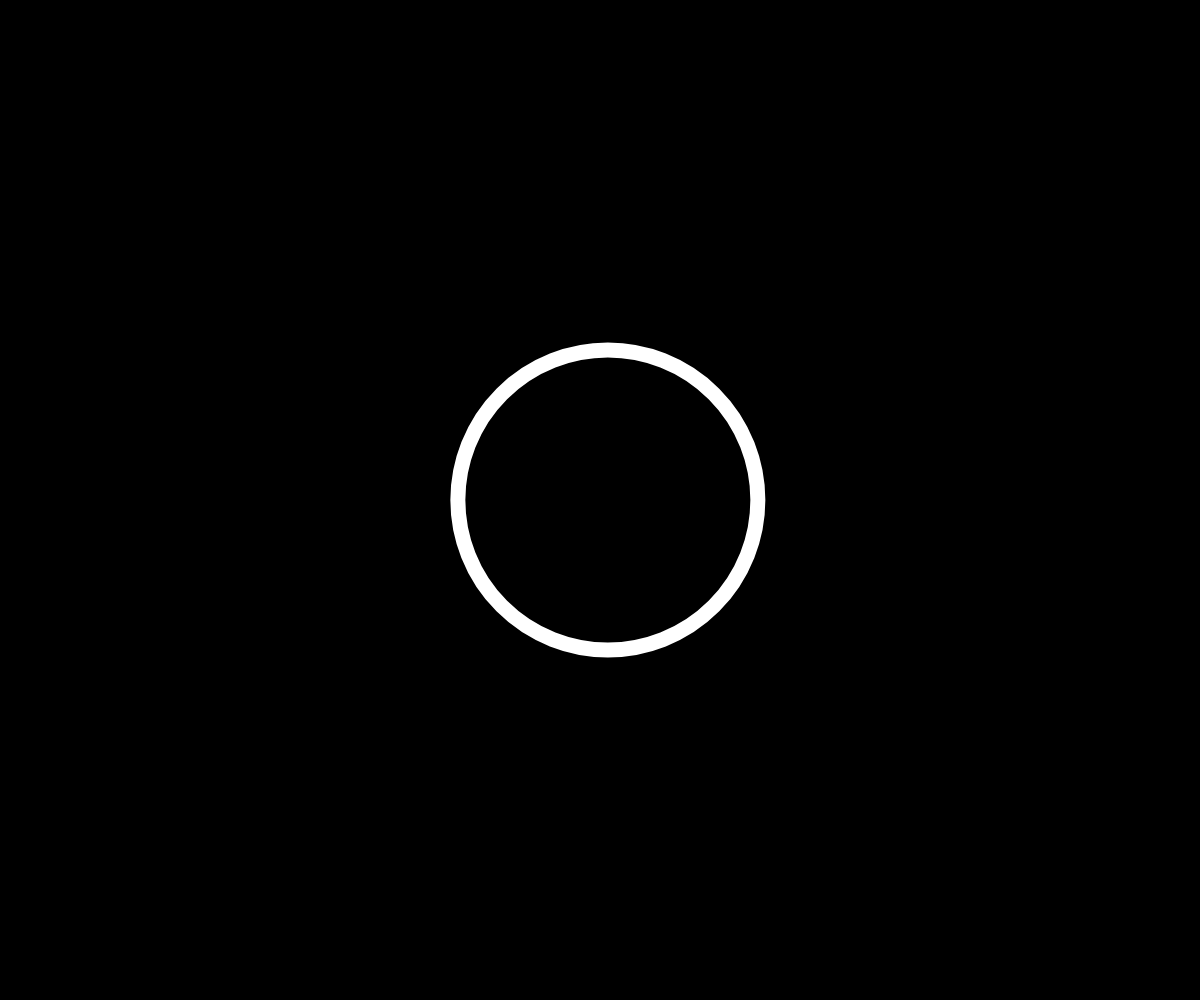
Frame 1 (no input)
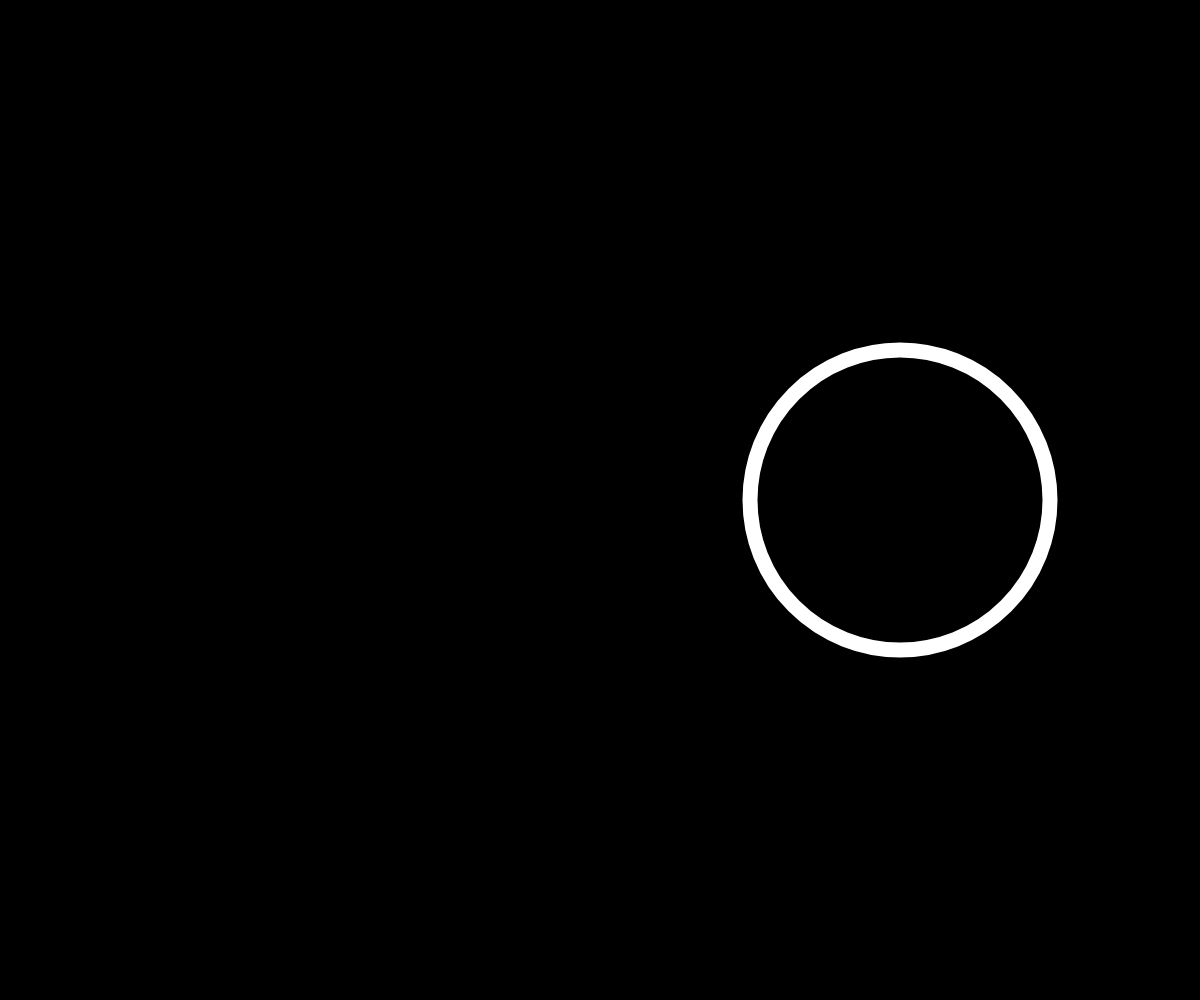
Frame 60 (no input)
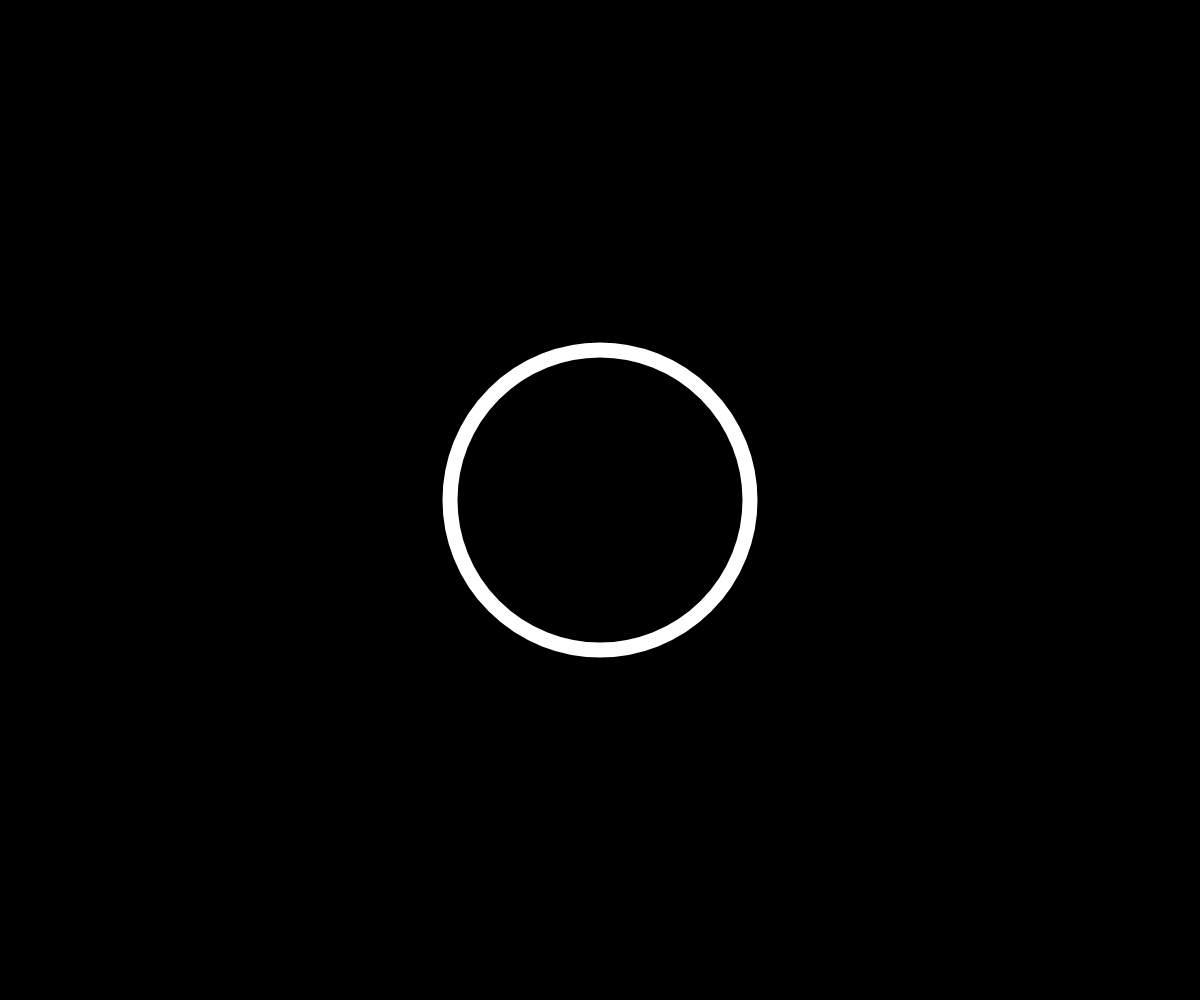
Frame 120 (the mouse pressed at the canvas centre since frame 60)

The p5.js sketch that drew these frames (run headless with seeded random() and noise() and a simulated clock; from frame 60 on, the mouse is pressed at the canvas centre):

// p5.js sketch
// ── sketch.js
// Create a new canvas to the browser size
function setup () {
  createCanvas(windowWidth, windowHeight);
}

// On window resize, update the canvas size
function windowResized () {
  resizeCanvas(windowWidth, windowHeight);
}

// Render loop that draws shapes with p5
function draw(){
  // For consistent sizing regardless of portrait/landscape
  const dim = Math.min(width, height);
  
  // Black background
  background(0);
  
  // Stroke only with a specific join style and thickness
  noFill();
  stroke(255);
  strokeWeight(dim * 0.015);

  // Get time in seconds
  const time = millis() / 1000;
  
  // Loop duration
  const duration = 4;

  // Get a 'playhead' from 0..1
  // We use modulo to keep it within 0..1
  const playhead = time / duration % 1;

  // A "start" position as XY coordinate
  const start = [ width * 0.25, height / 2 ];
  
  // An "end" position as XY coordinate
  const end = [ width * 0.75, height / 2 ];
  
  // Get a value that goes from -1..1 based on playhead
  // We use 2PI to create a seamless loop
  let t0 = sin(playhead * PI * 2);
  
  // Now we map the -1..1 to 0..1 values
  t0 = t0 * 0.5 + 0.5;

  // Now interpolate X and Y positions separately from
  // 'start' to 'end' coordinates
  const x = lerp(start[0], end[0], t0);
  const y = lerp(start[1], end[1], t0);

  // As an exercise, you could also try animating the
  // circle radius and stroke weight
  const r = dim * 0.3;
  ellipse(x, y, r, r);
}
